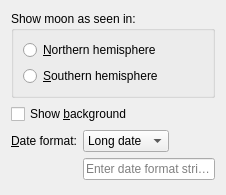
<?xml version="1.0" encoding="UTF-8"?>
<ui version="4.0">
 <class>lunaConfig</class>
 <widget class="QWidget" name="lunaConfig">
  <layout class="QVBoxLayout" name="verticalLayout">
   <item>
    <widget class="KButtonGroup" name="kcfg_hemisphere">
     <property name="title">
      <string>Show moon as seen in:</string>
     </property>
     <layout class="QVBoxLayout" name="hemisphereVerticalLayout">
      <item>
       <widget class="QRadioButton" name="northernRadio">
        <property name="text">
         <string>&amp;Northern hemisphere</string>
        </property>
       </widget>
      </item>
      <item>
       <widget class="QRadioButton" name="southernRadio">
        <property name="text">
         <string>&amp;Southern hemisphere</string>
        </property>
       </widget>
      </item>
     </layout>
    </widget>
   </item>
   <item>
    <widget class="QCheckBox" name="kcfg_showBackground">
     <property name="text">
      <string>Show &amp;background</string>
     </property>
    </widget>
   </item>
   <item>
    <layout class="QGridLayout" name="gridLayout">
     <item row="0" column="0">
      <widget class="QLabel" name="dateFormatLabel">
       <property name="text">
        <string>&amp;Date format:</string>
       </property>
       <property name="buddy">
        <cstring>kcfg_dateFormat</cstring>
       </property>
      </widget>
     </item>
     <item row="0" column="1">
      <widget class="KComboBox" name="kcfg_dateFormat">
       <property name="currentIndex">
        <number>2</number>
       </property>
       <item>
        <property name="text">
         <string>Text date</string>
        </property>
       </item>
       <item>
        <property name="text">
         <string>Short date</string>
        </property>
       </item>
       <item>
        <property name="text">
         <string>Long date</string>
        </property>
       </item>
       <item>
        <property name="text">
         <string>ISO date</string>
        </property>
       </item>
       <item>
        <property name="text">
         <string>Custom</string>
        </property>
       </item>
      </widget>
     </item>
     <item row="0" column="2">
      <spacer name="horizontalSpacer">
       <property name="orientation">
        <enum>Qt::Horizontal</enum>
       </property>
       <property name="sizeHint" stdset="0">
        <size>
         <width>40</width>
         <height>20</height>
        </size>
       </property>
      </spacer>
     </item>
     <item row="1" column="1" colspan="2">
      <widget class="KLineEdit" name="kcfg_dateFormatString">
       <property name="whatsThis">
        <string>&lt;p&gt;The date format string entered here will be used if &quot;Custom&quot; is selected in the combo box above.&lt;/p&gt;&lt;p&gt;The format of the string should be as described in &lt;a href=&quot;http://qt-project.org/doc/qt-4.8/qml-qt.html#formatDateTime-method&quot;&gt;the Qt documentation&lt;/a&gt;.&lt;/p&gt;</string>
       </property>
       <property name="placeholderText">
        <string>Enter date format string...</string>
       </property>
       <property name="showClearButton" stdset="0">
        <bool>true</bool>
       </property>
      </widget>
     </item>
    </layout>
   </item>
   <item>
    <spacer name="verticalSpacer">
     <property name="orientation">
      <enum>Qt::Vertical</enum>
     </property>
     <property name="sizeHint" stdset="0">
      <size>
       <width>20</width>
       <height>4</height>
      </size>
     </property>
    </spacer>
   </item>
  </layout>
 </widget>
 <customwidgets>
  <customwidget>
   <class>KButtonGroup</class>
   <extends>QGroupBox</extends>
   <header>kbuttongroup.h</header>
   <container>1</container>
  </customwidget>
  <customwidget>
   <class>KComboBox</class>
   <extends>QComboBox</extends>
   <header>kcombobox.h</header>
  </customwidget>
  <customwidget>
   <class>KLineEdit</class>
   <extends>QLineEdit</extends>
   <header>klineedit.h</header>
  </customwidget>
 </customwidgets>
 <resources/>
 <connections/>
</ui>
